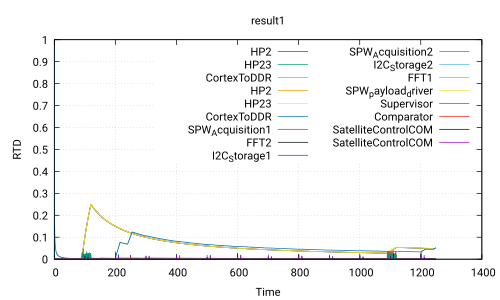

The gnuplot source for this figure:
 set title 'result1'
 set ylabel 'RTD'
 set xlabel 'Time'
 set grid
 set term pdf
 set output 'Use_case_DoubleCamera_Safety.ATIPPIC.executable240.0_0.0.pdf'
 plot 'Use_case_DoubleCamera_Safety.ATIPPIC.executable240.0_0.0.csv' using 1:2 with lines title 'HP2','Use_case_DoubleCamera_Safety.ATIPPIC.executable240.0_0.0.csv' using 1:3 with lines title 'HP23','Use_case_DoubleCamera_Safety.ATIPPIC.executable240.0_0.0.csv' using 1:4 with lines title 'CortexToDDR','Use_case_DoubleCamera_Safety.ATIPPIC.executable240.0_0.0.csv' using 1:5 with lines title 'HP2','Use_case_DoubleCamera_Safety.ATIPPIC.executable240.0_0.0.csv' using 1:6 with lines title 'HP23','Use_case_DoubleCamera_Safety.ATIPPIC.executable240.0_0.0.csv' using 1:7 with lines title 'CortexToDDR','Use_case_DoubleCamera_Safety.ATIPPIC.executable240.0_0.0.csv' using 1:8 with lines title 'SPW_Acquisition1','Use_case_DoubleCamera_Safety.ATIPPIC.executable240.0_0.0.csv' using 1:9 with lines title 'FFT2','Use_case_DoubleCamera_Safety.ATIPPIC.executable240.0_0.0.csv' using 1:10 with lines title 'I2C_Storage1','Use_case_DoubleCamera_Safety.ATIPPIC.executable240.0_0.0.csv' using 1:11 with lines title 'SPW_Acquisition2','Use_case_DoubleCamera_Safety.ATIPPIC.executable240.0_0.0.csv' using 1:12 with lines title 'I2C_Storage2','Use_case_DoubleCamera_Safety.ATIPPIC.executable240.0_0.0.csv' using 1:13 with lines title 'FFT1','Use_case_DoubleCamera_Safety.ATIPPIC.executable240.0_0.0.csv' using 1:14 with lines title 'SPW_payload_driver','Use_case_DoubleCamera_Safety.ATIPPIC.executable240.0_0.0.csv' using 1:15 with lines title 'Supervisor','Use_case_DoubleCamera_Safety.ATIPPIC.executable240.0_0.0.csv' using 1:16 with lines title 'Comparator','Use_case_DoubleCamera_Safety.ATIPPIC.executable240.0_0.0.csv' using 1:17 with lines title 'SatelliteControlCOM','Use_case_DoubleCamera_Safety.ATIPPIC.executable240.0_0.0.csv' using 1:18 with lines title 'SatelliteControlCOM'
